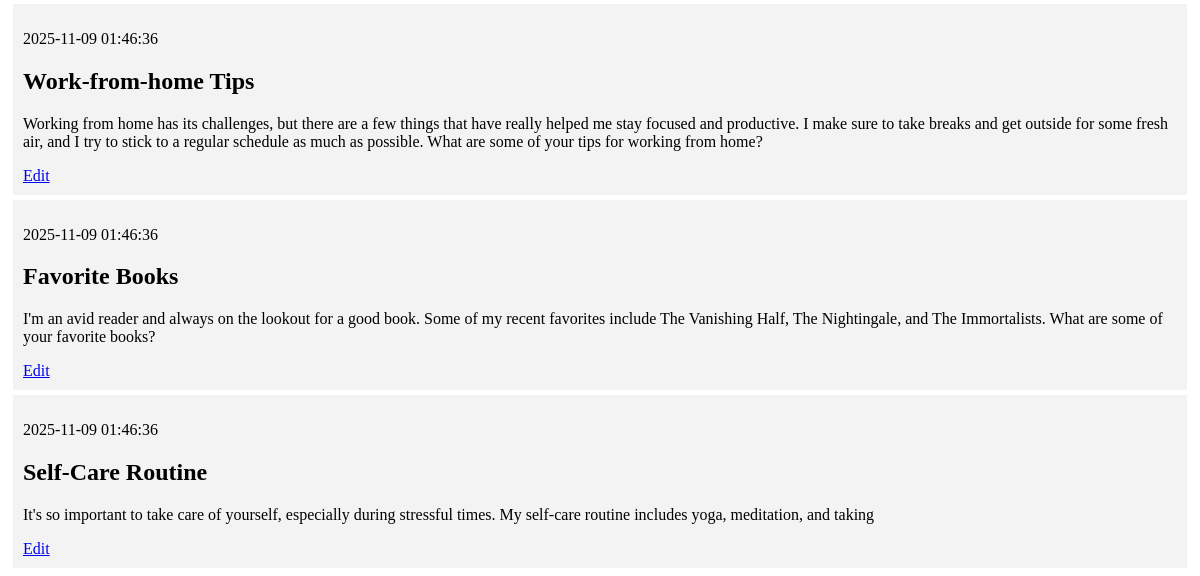
Before: / (lower part) with the older database file.
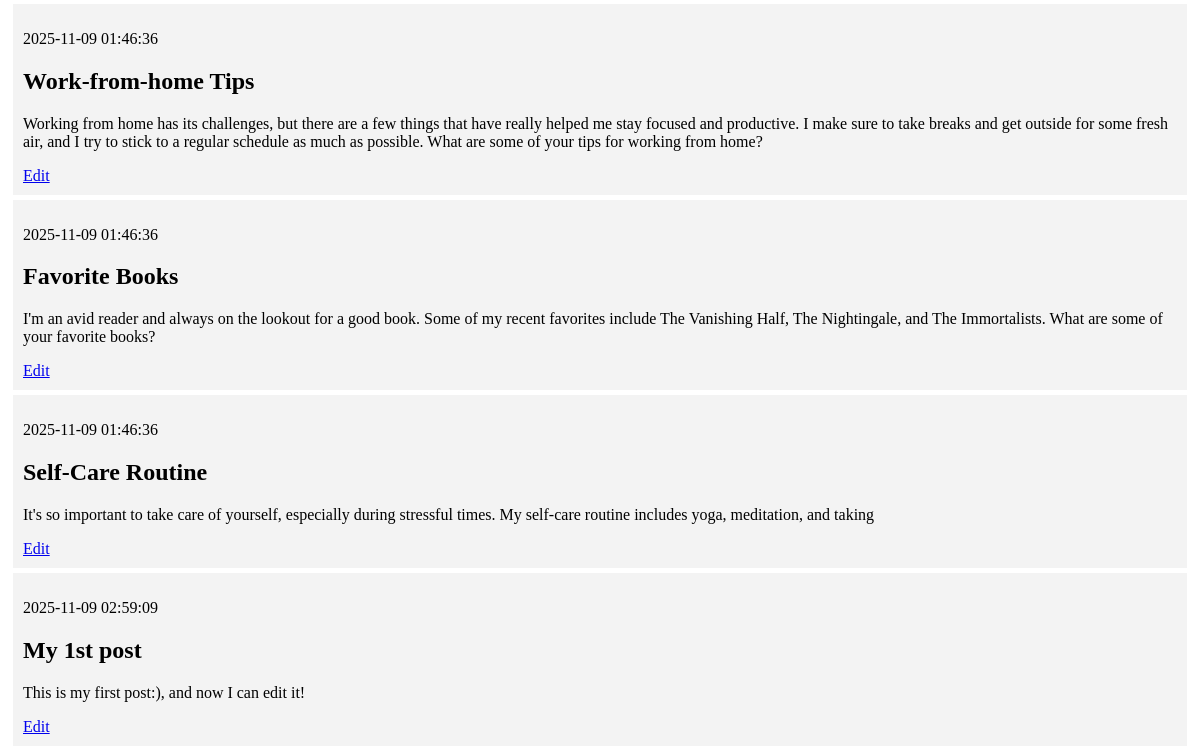
After: the same page with the newer database file.
### tables this page shows
CREATE TABLE posts (
    id INTEGER PRIMARY KEY AUTOINCREMENT,
    created TIMESTAMP NOT NULL DEFAULT CURRENT_TIMESTAMP,
    title TEXT NOT NULL,
    content TEXT NOT NULL
);

### app.py (the view)
@app.route('/')
def index():
    conn = get_db_connection()
    posts = conn.execute( 'SELECT * FROM posts').fetchall()
    conn.close()
    return render_template('index.html', posts=posts)

### app.py (called while the page is built)
def get_db_connection():
    conn = sqlite3.connect('database.db')
    conn.row_factory = sqlite3.Row
    return conn

### templates/index.html (shortened to what this page needs)
{% extends 'base.html' %}
{% block content %}
    {% for post in posts %}
        <div class='post'>
            <p>{{ post['created'] }}</p>
            <h2>{{ post['title'] }}</h2>
            <p>{{ post['content'] }}</p>
            <a href="{{ url_for('edit', id=post['id']) }}">Edit</a>
        </div>
    {% endfor %}
{% endblock %}

### templates/base.html (shortened to what this page needs)
<!DOCTYPE html>
<html lang="en">
<head>
</head>
<body>
    <div class="content">
        {% block content %} {% endblock %}
    </div>
</body>
</html>

### templates/base.html (style rules this page uses)
.post { padding: 10px; margin: 5px; background-color: #f3f3f3 }

Changed rows visible on the page:
added posts: created "2025-11-09 02:59:09", title "My 1st post", content "This is my first post:), and now I can edit it!"
